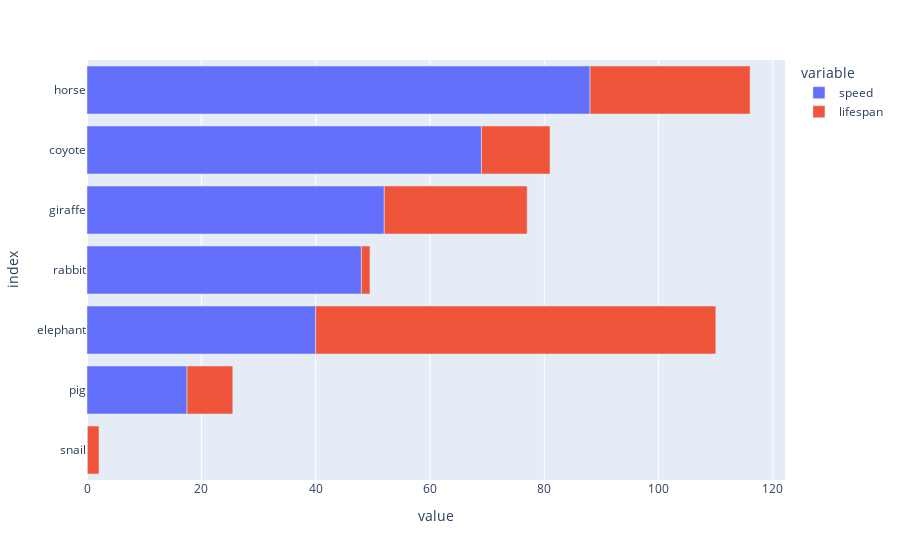

The notebook cell saved with this chart:
### Code cell
psdf.plot.barh()

### Figure 1 — Plotly figure (JSON) as saved in the notebook; plotly's stock layout.template omitted (floating-point values rounded to 4 significant figures)
{"data": [{"alignmentgroup": "True", "hovertemplate": "variable=speed<br>value=%{x}<br>index=%{y}<extra></extra>", "legendgroup": "speed", "marker": {"color": "#636efa", "pattern": {"shape": ""}}, "name": "speed", "offsetgroup": "speed", "orientation": "h", "showlegend": true, "textposition": "auto", "type": "bar", "x": [0.1, 17.5, 40, 48, 52, 69, 88], "xaxis": "x", "y": ["snail", "pig", "elephant", "rabbit", "giraffe", "coyote", "horse"], "yaxis": "y"}, {"alignmentgroup": "True", "hovertemplate": "variable=lifespan<br>value=%{x}<br>index=%{y}<extra></extra>", "legendgroup": "lifespan", "marker": {"color": "#EF553B", "pattern": {"shape": ""}}, "name": "lifespan", "offsetgroup": "lifespan", "orientation": "h", "showlegend": true, "textposition": "auto", "type": "bar", "x": [2, 8, 70, 1.5, 25, 12, 28], "xaxis": "x", "y": ["snail", "pig", "elephant", "rabbit", "giraffe", "coyote", "horse"], "yaxis": "y"}], "layout": {"autosize": true, "barmode": "relative", "legend": {"title": {"text": "variable"}, "tracegroupgap": 0}, "margin": {"t": 60}, "xaxis": {"anchor": "y", "autorange": true, "domain": [0, 1], "range": [0, 122.1], "title": {"text": "value"}, "type": "linear"}, "yaxis": {"anchor": "x", "autorange": true, "domain": [0, 1], "range": [-0.5, 6.5], "title": {"text": "index"}, "type": "category"}}}
